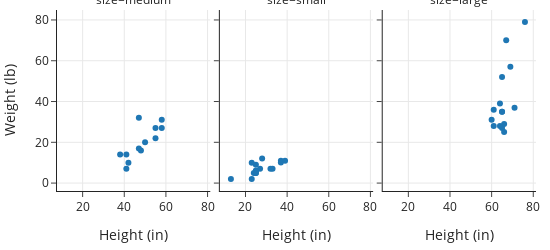

This figure's notebook cell:
### Markdown cell above
This particular `Figure` holds one plot, but `Figure` objects can hold any number of plots. Below, we create a facet of three scatter plots:

### Code cell
px.scatter(dogs, x='height', y='weight',
           facet_col='size',
           labels=dict(height="Height (in)", weight="Weight (lb)"),
           width=550, height=250)

### Figure 1 — Plotly figure (JSON) as saved in the notebook; plotly's stock layout.template omitted (floating-point values rounded to 4 significant figures)
{"data": [{"hovertemplate": "size=medium<br>Height (in)=%{x}<br>Weight (lb)=%{y}<extra></extra>", "legendgroup": "", "marker": {"color": "#1F77B4", "symbol": "circle"}, "mode": "markers", "name": "", "orientation": "v", "showlegend": false, "type": "scatter", "x": [48, 41, 55, 50, 58, 58, 41, 42, 38, 47, 47, 55], "xaxis": "x", "y": [16, 14, 22, 20, 31, 27, 7, 10, 14, 32, 17, 27], "yaxis": "y"}, {"hovertemplate": "size=small<br>Height (in)=%{x}<br>Weight (lb)=%{y}<extra></extra>", "legendgroup": "", "marker": {"color": "#1F77B4", "symbol": "circle"}, "mode": "markers", "name": "", "orientation": "v", "showlegend": false, "type": "scatter", "x": [25, 37, 37, 27, 33, 13, 25, 23, 25, 39, 24, 25, 32, 28, 23, 25], "xaxis": "x2", "y": [6, 11, 10.15, 7, 7, 2, 5, 2, 6, 11, 5, 5, 7, 12, 10, 9], "yaxis": "y2"}, {"hovertemplate": "size=large<br>Height (in)=%{x}<br>Weight (lb)=%{y}<extra></extra>", "legendgroup": "", "marker": {"color": "#1F77B4", "symbol": "circle"}, "mode": "markers", "name": "", "orientation": "v", "showlegend": false, "type": "scatter", "x": [61, 65, 66, 60, 64, 65, 66, 69, 65, 71, 61, 64, 65, 76, 67], "xaxis": "x3", "y": [28, 27, 29, 31, 28, 35, 25, 57, 35, 37, 36, 39, 52, 79, 70], "yaxis": "y3"}], "layout": {"annotations": [{"font": {}, "showarrow": false, "text": "size=medium", "x": 0.16, "xanchor": "center", "xref": "paper", "y": 1, "yanchor": "bottom", "yref": "paper"}, {"font": {}, "showarrow": false, "text": "size=small", "x": 0.5, "xanchor": "center", "xref": "paper", "y": 1, "yanchor": "bottom", "yref": "paper"}, {"font": {}, "showarrow": false, "text": "size=large", "x": 0.84, "xanchor": "center", "xref": "paper", "y": 1, "yanchor": "bottom", "yref": "paper"}], "height": 250, "legend": {"tracegroupgap": 0}, "width": 550, "xaxis": {"anchor": "y", "autorange": true, "domain": [0, 0.32], "range": [7.488, 81.51], "title": {"text": "Height (in)"}, "type": "linear"}, "xaxis2": {"anchor": "y2", "autorange": true, "domain": [0.34, 0.66], "matches": "x", "range": [7.488, 81.51], "title": {"text": "Height (in)"}, "type": "linear"}, "xaxis3": {"anchor": "y3", "autorange": true, "domain": [0.68, 1.0], "matches": "x", "range": [7.488, 81.51], "title": {"text": "Height (in)"}, "type": "linear"}, "yaxis": {"anchor": "x", "autorange": true, "domain": [0, 1], "range": [-4.342, 85.34], "title": {"text": "Weight (lb)"}, "type": "linear"}, "yaxis2": {"anchor": "x2", "autorange": true, "domain": [0, 1], "matches": "y", "range": [-4.342, 85.34], "showticklabels": false, "type": "linear"}, "yaxis3": {"anchor": "x3", "autorange": true, "domain": [0, 1], "matches": "y", "range": [-4.342, 85.34], "showticklabels": false, "type": "linear"}}}
